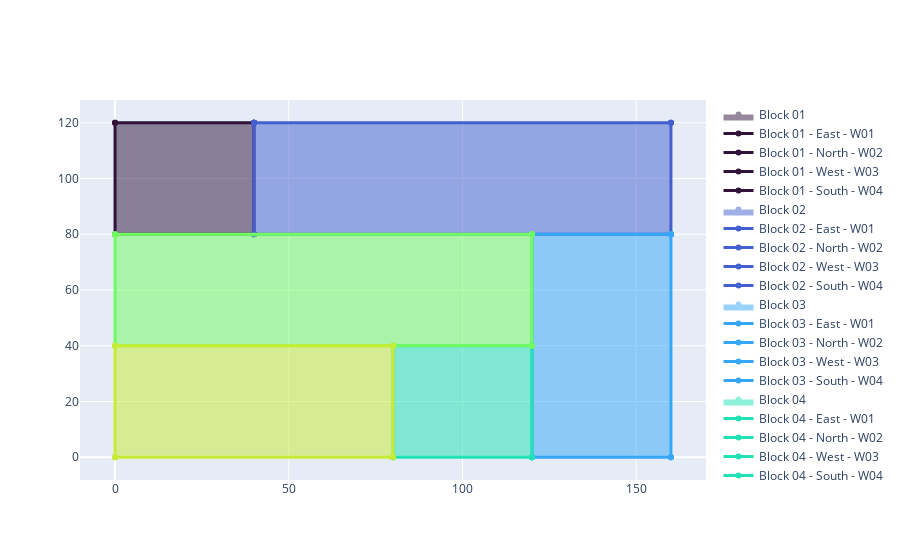

Here is the notebook cell this chart was saved with:
### Code cell
ezcase.case.geometry.plot_zones()

### Figure 1 — Plotly figure (JSON) as saved in the notebook; plotly's stock layout.template omitted (floating-point values rounded to 4 significant figures)
{"data": [{"fill": "toself", "fillcolor": "rgb(48, 18, 59)", "line": {"width": 0}, "marker": {"color": "rgb(48, 18, 59)"}, "name": "Block 01", "opacity": 0.5, "type": "scatter", "x": [40, 40, 0, 0, 40], "y": [120, 80, 80, 120, 120]}, {"line": {"color": "rgb(48, 18, 59)", "width": 3}, "marker": {"color": "rgb(48, 18, 59)"}, "mode": "markers+lines", "name": "Block 01 - East - W01", "type": "scatter", "x": [40, 40], "y": [80, 120]}, {"line": {"color": "rgb(48, 18, 59)", "width": 3}, "marker": {"color": "rgb(48, 18, 59)"}, "mode": "markers+lines", "name": "Block 01 - North - W02", "type": "scatter", "x": [40, 0], "y": [120, 120]}, {"line": {"color": "rgb(48, 18, 59)", "width": 3}, "marker": {"color": "rgb(48, 18, 59)"}, "mode": "markers+lines", "name": "Block 01 - West - W03", "type": "scatter", "x": [0, 0], "y": [120, 80]}, {"line": {"color": "rgb(48, 18, 59)", "width": 3}, "marker": {"color": "rgb(48, 18, 59)"}, "mode": "markers+lines", "name": "Block 01 - South - W04", "type": "scatter", "x": [0, 40], "y": [80, 80]}, {"fill": "toself", "fillcolor": "rgb(68, 96, 208)", "line": {"width": 0}, "marker": {"color": "rgb(68, 96, 208)"}, "name": "Block 02", "opacity": 0.5, "type": "scatter", "x": [160, 160, 40, 40, 160], "y": [120, 80, 80, 120, 120]}, {"line": {"color": "rgb(68, 96, 208)", "width": 3}, "marker": {"color": "rgb(68, 96, 208)"}, "mode": "markers+lines", "name": "Block 02 - East - W01", "type": "scatter", "x": [160, 160], "y": [80, 120]}, {"line": {"color": "rgb(68, 96, 208)", "width": 3}, "marker": {"color": "rgb(68, 96, 208)"}, "mode": "markers+lines", "name": "Block 02 - North - W02", "type": "scatter", "x": [160, 40], "y": [120, 120]}, {"line": {"color": "rgb(68, 96, 208)", "width": 3}, "marker": {"color": "rgb(68, 96, 208)"}, "mode": "markers+lines", "name": "Block 02 - West - W03", "type": "scatter", "x": [40, 40], "y": [120, 80]}, {"line": {"color": "rgb(68, 96, 208)", "width": 3}, "marker": {"color": "rgb(68, 96, 208)"}, "mode": "markers+lines", "name": "Block 02 - South - W04", "type": "scatter", "x": [40, 160], "y": [80, 80]}, {"fill": "toself", "fillcolor": "rgb(54, 167, 248)", "line": {"width": 0}, "marker": {"color": "rgb(54, 167, 248)"}, "name": "Block 03", "opacity": 0.5, "type": "scatter", "x": [160, 160, 120, 120, 160], "y": [80, 0, 0, 80, 80]}, {"line": {"color": "rgb(54, 167, 248)", "width": 3}, "marker": {"color": "rgb(54, 167, 248)"}, "mode": "markers+lines", "name": "Block 03 - East - W01", "type": "scatter", "x": [160, 160], "y": [0, 80]}, {"line": {"color": "rgb(54, 167, 248)", "width": 3}, "marker": {"color": "rgb(54, 167, 248)"}, "mode": "markers+lines", "name": "Block 03 - North - W02", "type": "scatter", "x": [160, 120], "y": [80, 80]}, {"line": {"color": "rgb(54, 167, 248)", "width": 3}, "marker": {"color": "rgb(54, 167, 248)"}, "mode": "markers+lines", "name": "Block 03 - West - W03", "type": "scatter", "x": [120, 120], "y": [80, 0]}, {"line": {"color": "rgb(54, 167, 248)", "width": 3}, "marker": {"color": "rgb(54, 167, 248)"}, "mode": "markers+lines", "name": "Block 03 - South - W04", "type": "scatter", "x": [120, 160], "y": [0, 0]}, {"fill": "toself", "fillcolor": "rgb(33, 226, 181)", "line": {"width": 0}, "marker": {"color": "rgb(33, 226, 181)"}, "name": "Block 04", "opacity": 0.5, "type": "scatter", "x": [120, 120, 80, 80, 120], "y": [40, 0, 0, 40, 40]}, {"line": {"color": "rgb(33, 226, 181)", "width": 3}, "marker": {"color": "rgb(33, 226, 181)"}, "mode": "markers+lines", "name": "Block 04 - East - W01", "type": "scatter", "x": [120, 120], "y": [0, 40]}, {"line": {"color": "rgb(33, 226, 181)", "width": 3}, "marker": {"color": "rgb(33, 226, 181)"}, "mode": "markers+lines", "name": "Block 04 - North - W02", "type": "scatter", "x": [120, 80], "y": [40, 40]}, {"line": {"color": "rgb(33, 226, 181)", "width": 3}, "marker": {"color": "rgb(33, 226, 181)"}, "mode": "markers+lines", "name": "Block 04 - West - W03", "type": "scatter", "x": [80, 80], "y": [40, 0]}, {"line": {"color": "rgb(33, 226, 181)", "width": 3}, "marker": {"color": "rgb(33, 226, 181)"}, "mode": "markers+lines", "name": "Block 04 - South - W04", "type": "scatter", "x": [80, 120], "y": [0, 0]}, {"fill": "toself", "fillcolor": "rgb(112, 252, 97)", "line": {"width": 0}, "marker": {"color": "rgb(112, 252, 97)"}, "name": "Block 05", "opacity": 0.5, "type": "scatter", "x": [120, 120, 0, 0, 120], "y": [80, 40, 40, 80, 80]}, {"line": {"color": "rgb(112, 252, 97)", "width": 3}, "marker": {"color": "rgb(112, 252, 97)"}, "mode": "markers+lines", "name": "Block 05 - East - W01", "type": "scatter", "x": [120, 120], "y": [40, 80]}, {"line": {"color": "rgb(112, 252, 97)", "width": 3}, "marker": {"color": "rgb(112, 252, 97)"}, "mode": "markers+lines", "name": "Block 05 - North - W02", "type": "scatter", "x": [120, 0], "y": [80, 80]}, {"line": {"color": "rgb(112, 252, 97)", "width": 3}, "marker": {"color": "rgb(112, 252, 97)"}, "mode": "markers+lines", "name": "Block 05 - West - W03", "type": "scatter", "x": [0, 0], "y": [80, 40]}, {"line": {"color": "rgb(112, 252, 97)", "width": 3}, "marker": {"color": "rgb(112, 252, 97)"}, "mode": "markers+lines", "name": "Block 05 - South - W04", "type": "scatter", "x": [0, 120], "y": [40, 40]}, {"fill": "toself", "fillcolor": "rgb(199, 236, 54)", "line": {"width": 0}, "marker": {"color": "rgb(199, 236, 54)"}, "name": "Block 06", "opacity": 0.5, "type": "scatter", "x": [80, 80, 0, 0, 80], "y": [40, 0, 0, 40, 40]}, {"line": {"color": "rgb(199, 236, 54)", "width": 3}, "marker": {"color": "rgb(199, 236, 54)"}, "mode": "markers+lines", "name": "Block 06 - East - W01", "type": "scatter", "x": [80, 80], "y": [0, 40]}, {"line": {"color": "rgb(199, 236, 54)", "width": 3}, "marker": {"color": "rgb(199, 236, 54)"}, "mode": "markers+lines", "name": "Block 06 - North - W02", "type": "scatter", "x": [80, 0], "y": [40, 40]}, {"line": {"color": "rgb(199, 236, 54)", "width": 3}, "marker": {"color": "rgb(199, 236, 54)"}, "mode": "markers+lines", "name": "Block 06 - West - W03", "type": "scatter", "x": [0, 0], "y": [40, 0]}, {"line": {"color": "rgb(199, 236, 54)", "width": 3}, "marker": {"color": "rgb(199, 236, 54)"}, "mode": "markers+lines", "name": "Block 06 - South - W04", "type": "scatter", "x": [0, 80], "y": [0, 0]}], "layout": {}}
